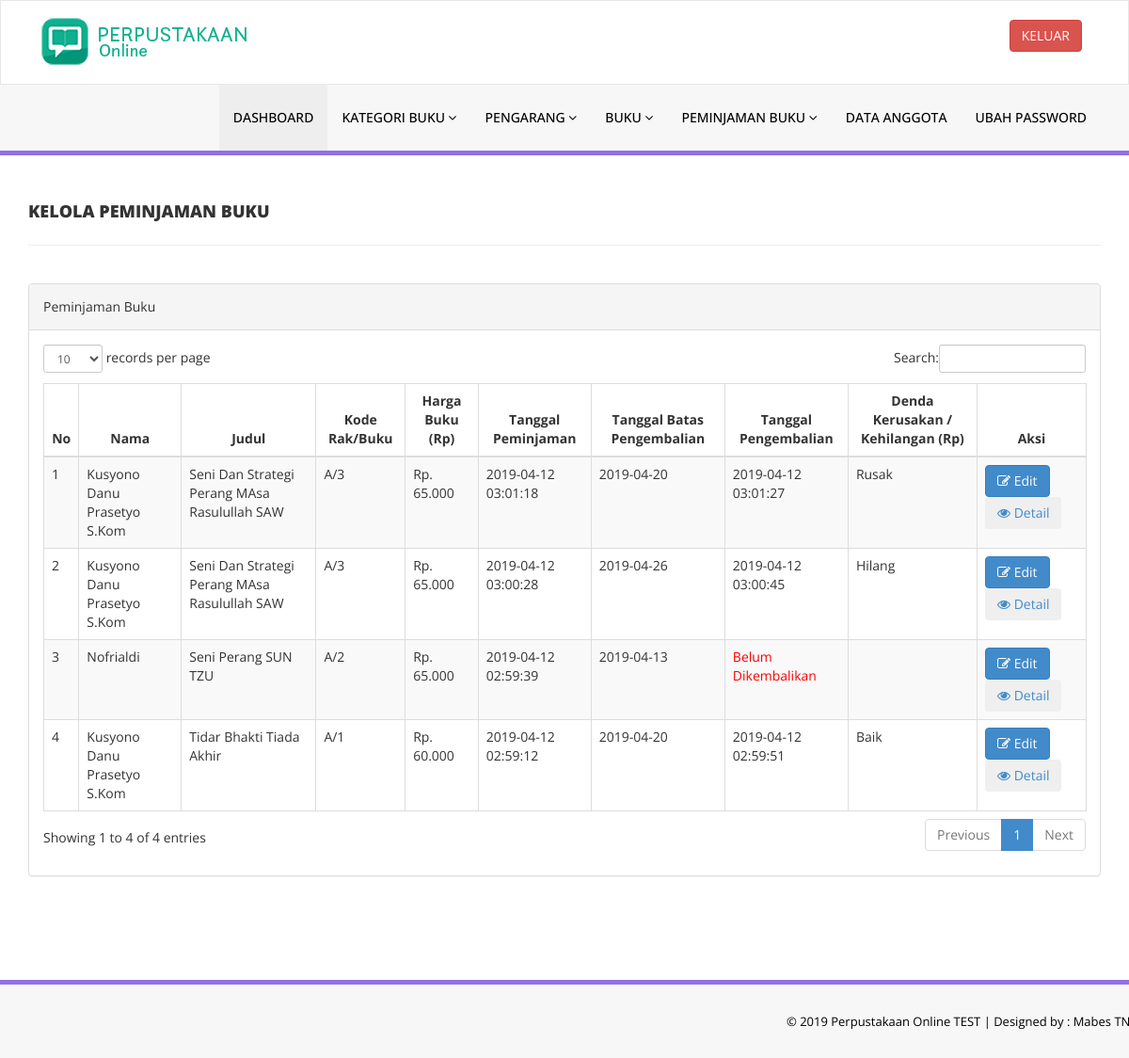
The page /admin/manage-issued-books.php (signed in) on the database as committed earlier.
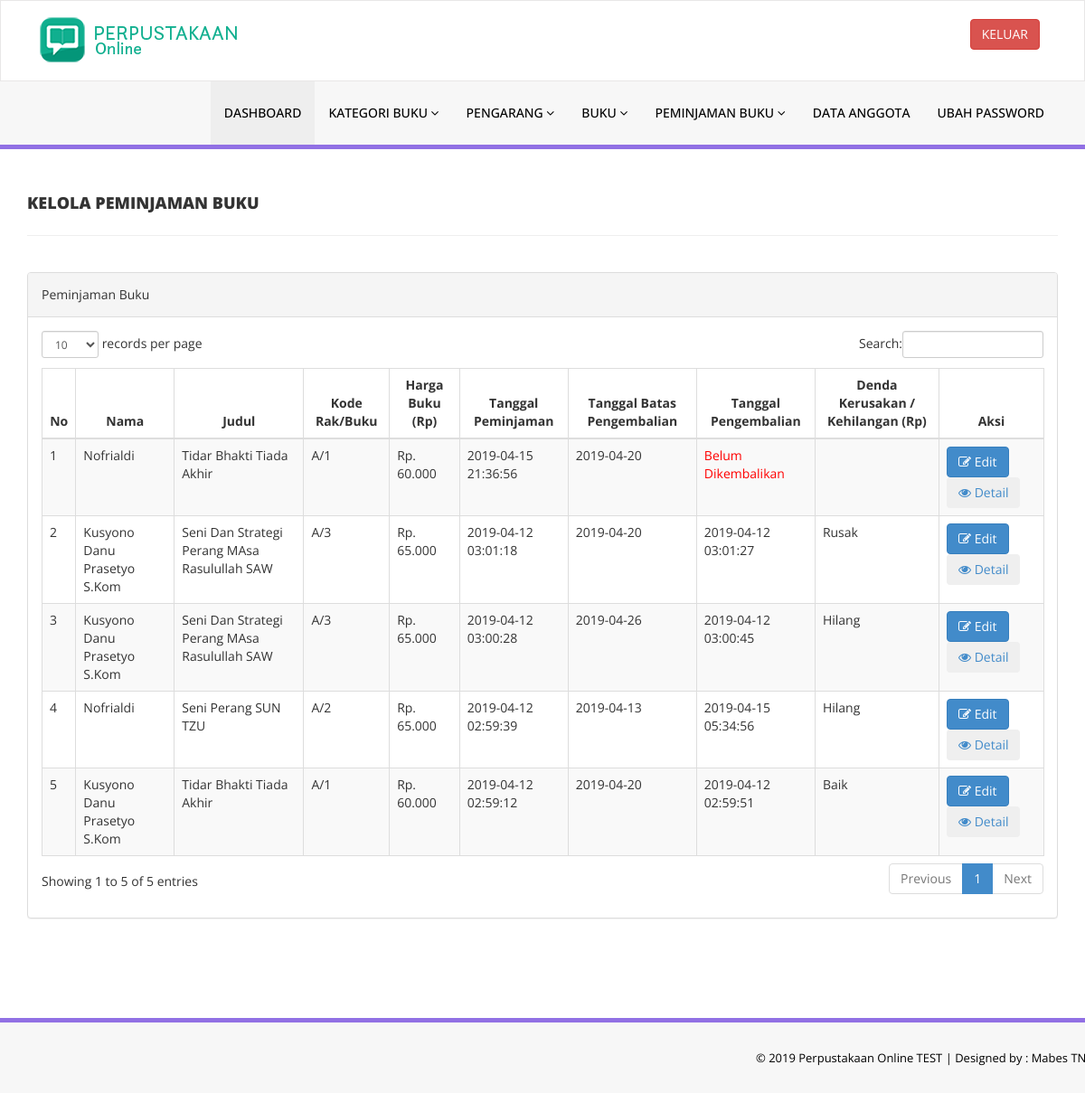
The same page on the database as committed later.
### tables this page shows
CREATE TABLE `tblissuedbookdetails` (
  `id` int(11) NOT NULL,
  `BookId` int(11) DEFAULT NULL,
  `StudentID` varchar(150) DEFAULT NULL,
  `IssuesDate` timestamp NULL DEFAULT CURRENT_TIMESTAMP,
  `ReturnDate` timestamp NULL DEFAULT NULL ON UPDATE CURRENT_TIMESTAMP,
  `RetrunStatus` int(1) DEFAULT NULL,
  `fine` varchar(11) DEFAULT NULL,
  `Batas` date DEFAULT NULL
);

CREATE TABLE `tblstudents` (
  `id` int(11) NOT NULL,
  `StudentId` varchar(100) DEFAULT NULL,
  `FullName` varchar(120) DEFAULT NULL,
  `EmailId` varchar(120) DEFAULT NULL,
  `MobileNumber` char(11) DEFAULT NULL,
  `Password` varchar(120) DEFAULT NULL,
  `Status` int(1) DEFAULT NULL,
  `RegDate` timestamp NULL DEFAULT CURRENT_TIMESTAMP,
  `UpdationDate` timestamp NULL DEFAULT NULL ON UPDATE CURRENT_TIMESTAMP,
  `Pangkat` varchar(255) DEFAULT NULL,
  `NRP` varchar(255) DEFAULT NULL,
  `Jabatan` varchar(255) DEFAULT NULL,
  `Satuan` varchar(255) DEFAULT NULL
);

CREATE TABLE `tblbooks` (
  `id` int(11) NOT NULL,
  `BookName` varchar(255) DEFAULT NULL,
  `CatId` int(11) DEFAULT NULL,
  `AuthorId` int(11) DEFAULT NULL,
  `ISBNNumber` varchar(11) DEFAULT NULL,
  `BookPrice` int(11) DEFAULT NULL,
  `RegDate` timestamp NULL DEFAULT CURRENT_TIMESTAMP,
  `UpdationDate` timestamp NULL DEFAULT NULL ON UPDATE CURRENT_TIMESTAMP,
  `Gambar` varchar(255) DEFAULT NULL
);

### admin/manage-issued-books.php (the view, shortened to what the changed rows need)
<?php
include('includes/config.php');
if(strlen($_SESSION['alogin'])==0)
    {
header('location:index.php');
}
else{
    ?>
<!DOCTYPE html>
<html xmlns="http://www.w3.org/1999/xhtml">
<head>
    <link href="assets/css/bootstrap.css" rel="stylesheet" />
    <link href="assets/css/font-awesome.css" rel="stylesheet" />
    <link href="assets/js/dataTables/dataTables.bootstrap.css" rel="stylesheet" />
    <link href="assets/css/style.css" rel="stylesheet" />
</head>
<body>
<?php include('includes/header.php');?>
    <div class="content-wrapper">
         <div class="container">
        <div class="row pad-botm">
            <div class="col-md-12">
                <h4 class="header-line">Kelola Peminjaman Buku</h4>
    </div>
     <div class="row">
</div>
        </div>
            <div class="row">
                <div class="col-md-12">
                    <div class="panel panel-default">
                        <div class="panel-heading">
                          Peminjaman Buku
                        </div>
                        <div class="panel-body">
                            <div class="table-responsive">
                                <table class="table table-striped table-bordered table-hover" id="dataTables-example">
                                    <thead>
                                        <tr>
                                            <th style="text-align: center;">No</th>
                                            <th style="text-align: center;">Nama</th>
                                            <th style="text-align: center;">Judul</th>
                                            <th style="text-align: center;">Kode Rak/Buku </th>
                                            <th style="text-align: center;">Harga Buku (Rp)</th>
                                            <th style="text-align: center;">Tanggal Peminjaman</th>
                                            <th style="text-align: center;">Tanggal Batas Pengembalian</th>
                                            <th style="text-align: center;">Tanggal Pengembalian</th>
                                            <th style="text-align: center;">Denda Kerusakan / Kehilangan (Rp)</th>
                                            <th style="text-align: center;">Aksi</th>
                                        </tr>
                                    </thead>
                                    <tbody>
<?php $sql = "SELECT tblstudents.FullName,tblbooks.BookName,tblbooks.BookPrice,tblbooks.ISBNNumber,tblissuedbookdetails.IssuesDate,tblissuedbookdetails.ReturnDate,tblissuedbookdetails.Batas,tblissuedbookdetails.fine,tblissuedbookdetails.id as rid from  tblissuedbookdetails join tblstudents on tblstudents.StudentId=tblissuedbookdetails.StudentId join tblbooks on tblbooks.id=tblissuedbookdetails.BookId order by tblissuedbookdetails.id desc";
$query = $dbh -> prepare($sql);
$query->execute();
$results=$query->fetchAll(PDO::FETCH_OBJ);
$cnt=1;
if($query->rowCount() > 0)
{
foreach($results as $result)
{               ?>
                                        <tr class="odd gradeX">
                                            <td class="center"><?php echo htmlentities($cnt);?></td>
                                            <td class="center"><?php echo htmlentities($result->FullName);?></td>
                                            <td class="center"><?php echo htmlentities($result->BookName);?></td>
                                            <td class="center"><?php echo htmlentities($result->ISBNNumber);?></td>
                                            <td class="center">Rp. <?php echo number_format($result->BookPrice, 0, ".", ".");?></td>
                                            <td class="center"><?php echo htmlentities($result->IssuesDate);?></td>
                                            <td class="center"><?php echo htmlentities($result->Batas);?></td>
                                            <td class="center"><?php if($result->ReturnDate=="")
                                            {
                                                 echo "<span style='color:red'>";
                                                echo htmlentities("Belum Dikembalikan");
                                            } else {
                                            echo htmlentities($result->ReturnDate);
}
                                            ?></td>
                                            <td class="center"><?php echo htmlentities($result->fine);?></td>
                                            <td class="center">
                                            <a href="update-issue-bookdeails.php?rid=<?php echo htmlentities($result->rid);?>"><button class="btn btn-primary"><i class="fa fa-edit "></i> Edit</button>
                                                <a href="detail-issue-bookdeails.php?rid=<?php echo htmlentities($result->rid);?>"><button class="btn btn-Danger"><i class="fa fa-eye"></i> Detail</button>
                                            </td>
                                        </tr>
 <?php $cnt=$cnt+1;}} ?>
                                    </tbody>
                                </table>
                            </div>
                        </div>
                    </div>
                </div>
            </div>
    </div>
    </div>
  <?php include('includes/footer.php');?>
</body>
</html>
<?php } ?>

Rows that differ between the two databases and show on the page:
added tblissuedbookdetails: tblstudents.FullName "Nofrialdi", BookId.BookName "Tidar Bhakti Tiada Akhir", BookId.ISBNNumber "A/1", BookId.BookPrice "60.000", IssuesDate "2019-04-15 21:36:56", Batas "2019-04-20"
changed tblissuedbookdetails "Seni Perang SUN TZU": ReturnDate (not shown) → "2019-04-15 05:34:56"; fine (not shown) → "Hilang"
Other text that changed with them:
text written by a page script: "records per page Search: Showing 1 to 4 of 4 entries Previous 1 Next" → "records per page Search: Showing 1 to 5 of 5 entries Previous 1 Next"
